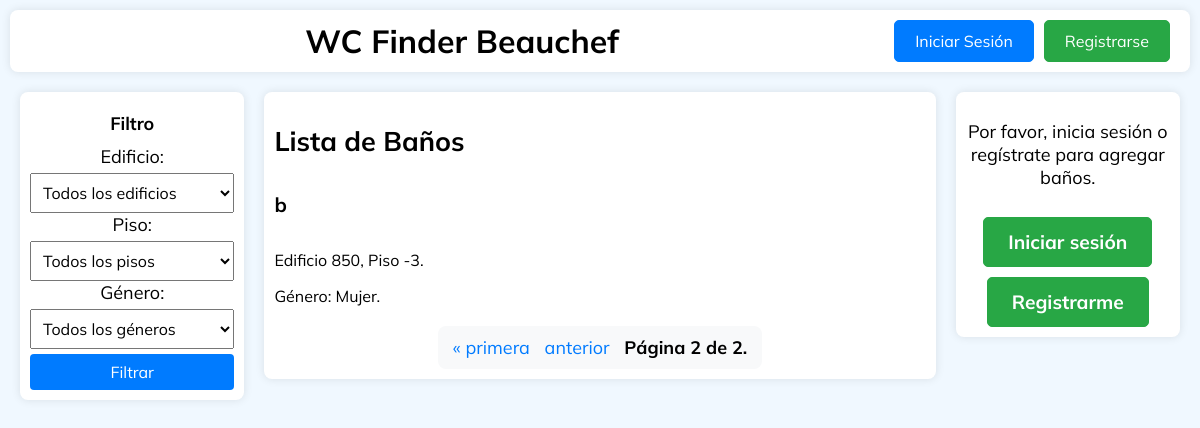
Screenshot of /?page=2 with the database file from the repository.
### todoapp/models.py (models this page shows, shortened)
class Bathroom(models.Model):
    GENDER_CHOICES = [
        ('mujer', 'Mujer'),
        ('hombre', 'Hombre'),
        ('universal', 'Universal'),
    ]
    BUILDS_CHOICES = [
        ('850', '850'),
        ('851', '851'),
    ]
    FLOOR_CHOICES = [
        ('-3', '-3'),
        ('-2', '-2'),
        ('-1', '-1'),
        ('1', '1'),
        ('2', '2'),
        ('3', '3'),
        ('4', '4'),
        ('5', '5'),
        ('6', '6'),
        ('7', '7'),
    ]
    name = models.CharField(max_length=100)
    building = models.CharField(max_length=3, choices=BUILDS_CHOICES)
    floor = models.CharField(max_length=2,choices=FLOOR_CHOICES)
    gender = models.CharField(max_length=10, choices=GENDER_CHOICES)
    description = models.CharField(max_length=300)
    image = models.ImageField(upload_to='bathroom_images/', blank=True, null=True)
    publicar = models.BooleanField(default=False)
    latitude = models.FloatField(null=True, blank=True)
    longitude = models.FloatField(null=True, blank=True)

### todoapp/views.py (the view)
# urls.py: 2. Add a URL to urlpatterns:  path('', views.home, name='home')
def home(request):
    bathrooms = Bathroom.objects.filter(publicar=True)
    buildings = Bathroom.objects.values_list('building', flat=True).distinct()
    floors = Bathroom.objects.values_list('floor', flat=True).distinct().order_by('floor')
    genders = [choice[0] for choice in Bathroom.GENDER_CHOICES]
    building_filter = request.GET.get('building')
    floor_filter = request.GET.get('floor')
    bathroom_filter = request.GET.get('bathroom')
    gender_filter = request.GET.get('gender')
    if building_filter:
        bathrooms = bathrooms.filter(building=building_filter)
    if floor_filter:
        bathrooms = bathrooms.filter(floor=floor_filter)
    if bathroom_filter:
        bathrooms = bathrooms.filter(name=bathroom_filter)
    if gender_filter:
        bathrooms = bathrooms.filter(gender=gender_filter)
    available_bathrooms = bathrooms.values_list('name', flat=True)
    paginator = Paginator(bathrooms, 10)  # 10 baños por página
    page = request.GET.get('page')
    try:
        bathrooms = paginator.page(page)
    except PageNotAnInteger:
        bathrooms = paginator.page(1)
    except EmptyPage:
        bathrooms = paginator.page(paginator.num_pages)
    context = {
        'bathrooms': bathrooms,
        'buildings': buildings,
        'floors': floors,
        'available_bathrooms': available_bathrooms,
        'genders': genders,
        'selected_building': building_filter,
        'selected_floor': floor_filter,
        'selected_bathroom': bathroom_filter,
        'selected_gender': gender_filter,
    }
    if request.is_ajax():
        return render(request, 'todoapp/home.html', context)
    return render(request, 'todoapp/home.html', context)

### todoapp/templates/todoapp/home.html (shortened to what this page needs)
{% extends 'todoapp/navbar.html' %}
{% block extra_css %}
{% load static %}
<link rel="stylesheet" type="text/css" href="{% static 'css/home.css' %}">
{% endblock %}
{% block content %}
    <div class="window-container filter-container">
        <aside class="filter">
            <h4>Filtro</h4>
            <form method="get" id="filterForm">
                <label for="building">Edificio:</label>
                <select name="building" id="building">
                    <option value="">Todos los edificios</option>
                </select>
                <label for="floor">Piso:</label>
                <select name="floor" id="floor">
                    <option value="">Todos los pisos</option>
                </select>
                <label for="gender">Género:</label>
                <select name="gender" id="gender">
                    <option value="">Todos los géneros</option>
                </select>
                <button type="submit">Filtrar</button>
            </form>
        </aside>
    </div>
    <div class="window-container bathroom-list-container">
        <section class="bathroom-list">
            <h2>Lista de Baños</h2>
            <div id="bathroom-list">
                {% for bathroom in bathrooms %}
                <a href="/bathroom/{{ bathroom.id}}" class="card-link">
                    <div class="card-body">
                        <h5 class="card-title">{{ bathroom.name }}</h5>
                        <p class="card-text">Edificio {{ bathroom.building }}, Piso {{ bathroom.floor }}.</p>
                        <p class="card-text">Género: {{ bathroom.get_gender_display }}.</p>
                    </div>
                </a>
                {% endfor %}
                <div class="pagination">
                    <span class="step-links">
                        {% if bathrooms.has_previous %}
                            <a href="?page=1" class="pagination-link" data-page="1">&laquo; primera</a>
                            <a href="?page={{ bathrooms.previous_page_number }}" class="pagination-link" data-page="{{ bathrooms.previous_page_number }}">anterior</a>
                        {% endif %}
                        <span class="current">
                            Página {{ bathrooms.number }} de {{ bathrooms.paginator.num_pages }}.
                        </span>
                    </span>
                </div>
            </div>
        </section>
    </div>
    <div class="window-container add-button-container">
        <aside class="add-button">
            {% if request.user.is_authenticated %}
                <p class="add-button-text">¿No encuentras tu baño preferido? ¡Agrega tu baño aquí!</p>
                <a class="btn btn-primary btn-block" href="/add_bathroom">Agregar Baño</a>
            {% else %}
                <p>Por favor, inicia sesión o regístrate para agregar baños.</p>
                <a class="btn btn-primary btn-block login-btn" href="/login">Iniciar sesión</a>
                <a class="btn btn-primary btn-block register-btn" href="/register">Registrarme</a>
            {% endif %}
        </aside>
    </div>
{% endblock %}

### todoapp/static/css/home.css (style rules this page uses)
:root { --font-main: 'Mulish', sans-serif; --color-primary: #007bff; --color-primary-dark: #0056b3; --color-success: #28a745; --color-success-dark: #218838; --color-border: #ccc; --color-bg: #ffffff; --color-shadow: rgba(0, 0, 0, 0.1); --color-bg-light-gray: #f8f9fa; --color-aliceblue: #f0f8ff; }
body { font-family: var(--font-main); background-color: var(--color-aliceblue); margin: 0; padding: 0; font-size: 18px; }
.window-container { background-color: white; color: black; padding: 10px 20px; border-radius: 8px; box-shadow: 0px 0px 10px var(--color-shadow); margin: 10px; }
.filter-container { flex: 1 1 20%; padding: 10px; box-sizing: border-box; display: flex; flex-direction: column; align-items: center; text-align: center; }
.filter { display: flex; flex-direction: column; align-items: center; }
.filter h4 { margin: 0; padding: 10px; }
.filter select, .filter button { width: 100%; padding: 8px; margin-top: 5px; font-size: 16px; font-family: inherit; }
.filter button { background-color: #007bff; color: white; border: none; border-radius: 4px; cursor: pointer; }
.bathroom-list-container { flex: 1 1 60%; padding: 10px; box-sizing: border-box; }
.card-title { font-size: 20px; }
.card-text { font-size: 16px; }
.card-link { text-decoration: none; color: inherit; display: block; }
.add-button-container { flex: 1 1 20%; padding: 10px; box-sizing: border-box; }
.add-button { display: flex; flex-direction: column; align-items: center; text-align: center; text-decoration: none; }
.add-button .btn { background-color: var(--color-success); border: 1px solid var(--color-success); color: white; padding: 12px 24px; font-size: 1.2rem; border-radius: 5px; text-align: center; display: block; margin-top: 10px; font-weight: bold; transition: background-color 0.3s ease, border-color 0.3s ease; text-decoration: none; }
.login-btn { background-color: var(--color-primary); border-color: var(--color-primary); }
.register-btn { background-color: var(--color-success); border-color: var(--color-success); }
.pagination { text-align: center; margin-top: 20px; }
.pagination .step-links { display: inline-block; padding: 10px; border-radius: 8px; background-color: var(--color-bg-light-gray); }
.pagination a { color: var(--color-primary); text-decoration: none; margin: 0 5px; }
.pagination .current { font-weight: bold; margin: 0 5px; }

### rows the page displays
Bathroom: name "b", building "850", floor "-3", gender "Mujer"

### other values shown
{{ bathrooms.number }} "2"
{{ bathrooms.paginator.num_pages }} "2"
